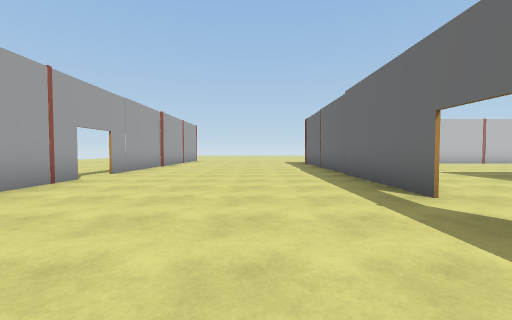
view 1 (above)

22 first-person views from a walk through a Unity game level. The camera is 1.2 m above the floor, tilts 2° down and sees 90° across. Doors are open. The floor is counted in squares, 2 m on a side. Each view is taken from the middle of a square. On the plan, view 1 faces up. The plan holds only what a view shows up to about 9 squares ahead; the rest is blank. The place goes on beyond the plan.

view 2
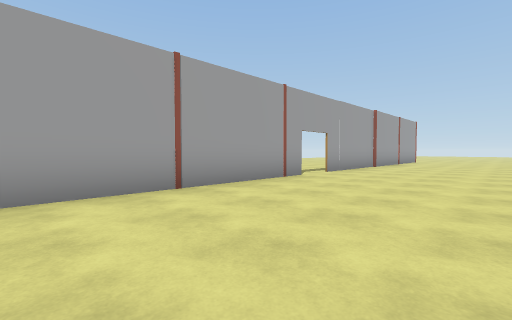

view 3
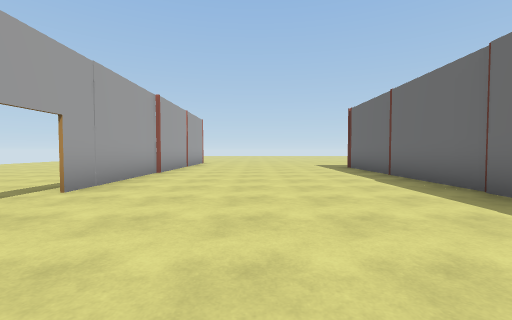

view 4
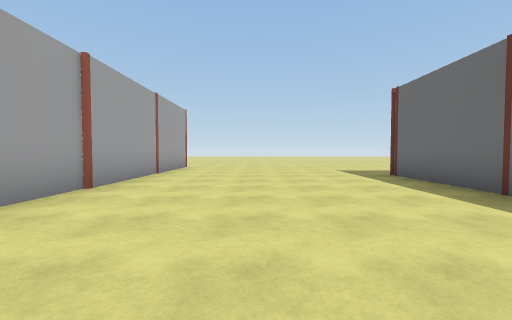

view 5
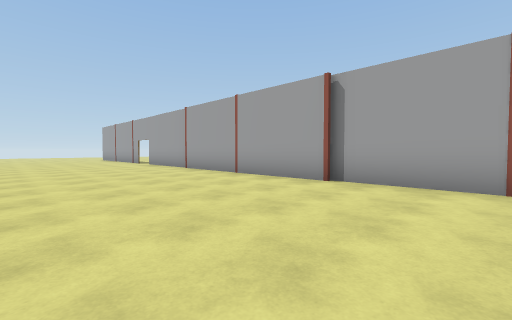

view 6
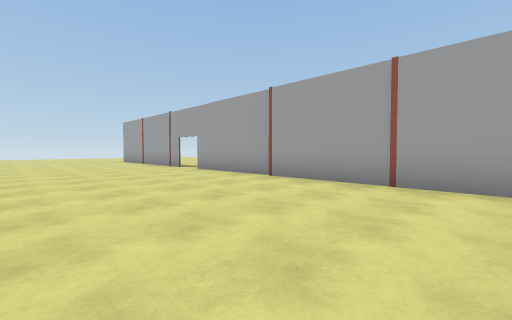

view 7
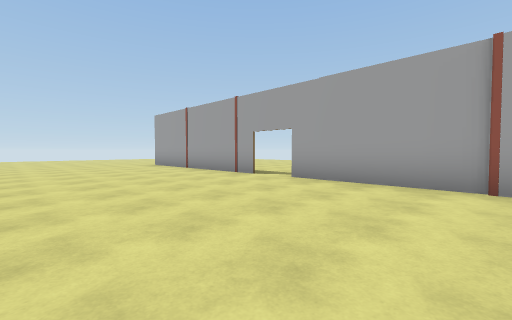

view 8
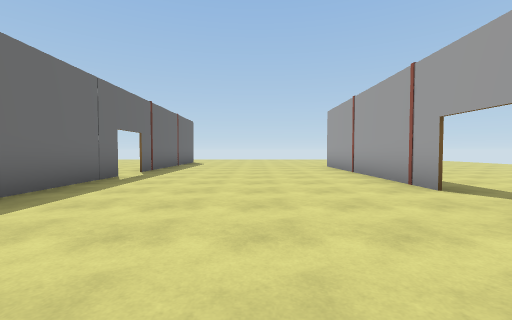

view 9
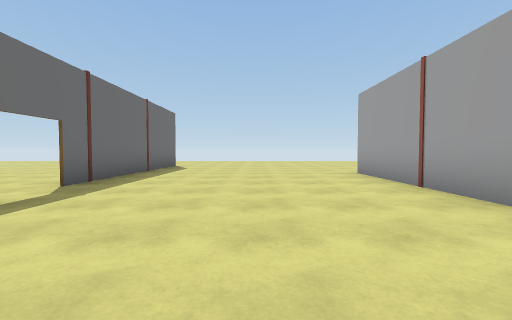

view 10
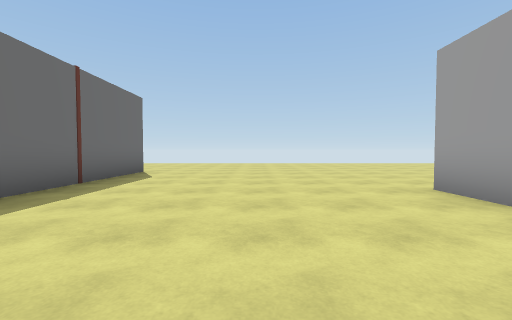

view 11
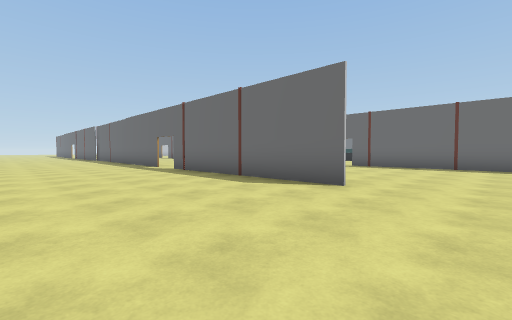

view 12
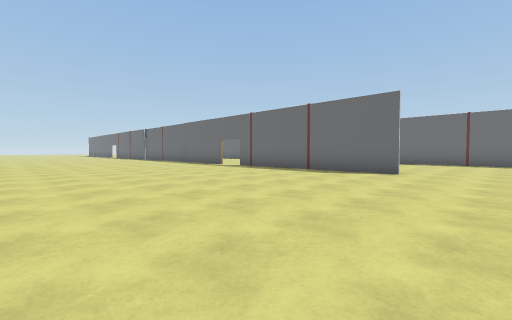

view 13
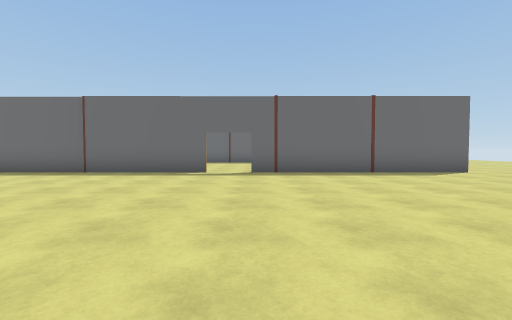

view 14
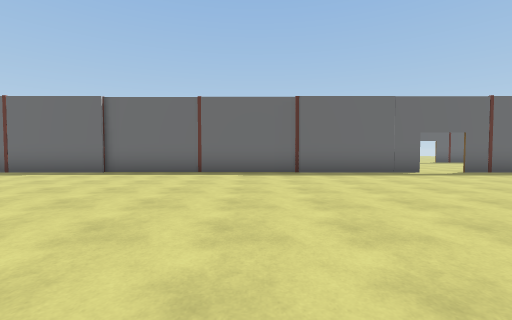

view 15
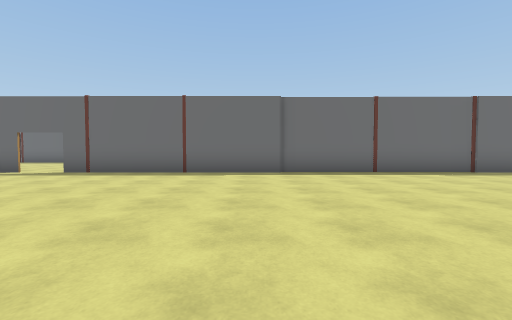

view 16
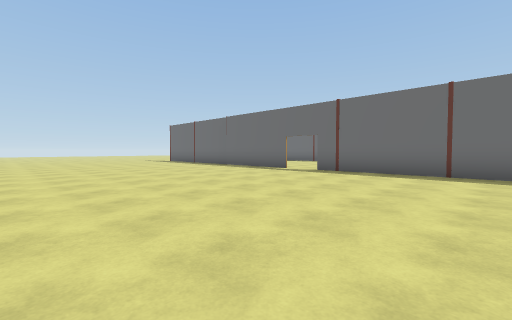

view 17
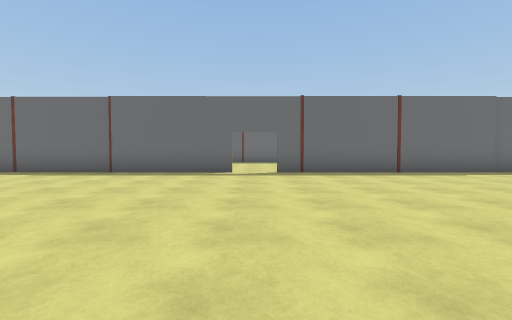

view 18
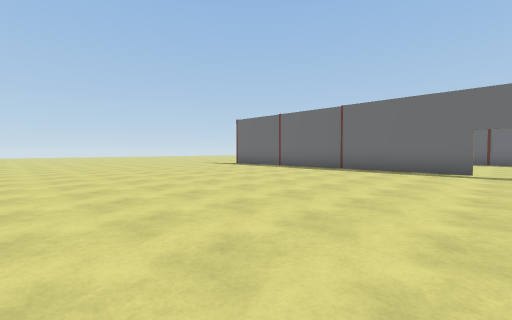

view 19
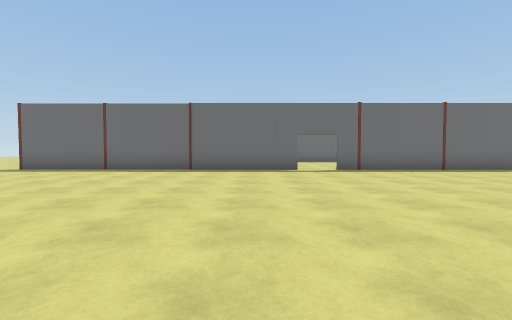

view 20
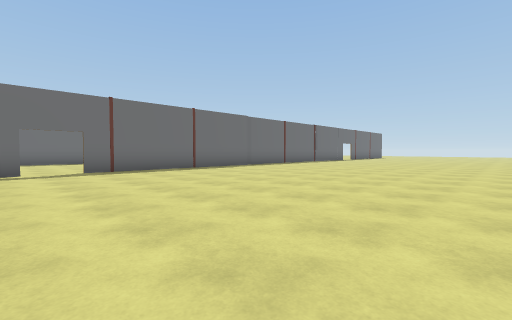

view 21
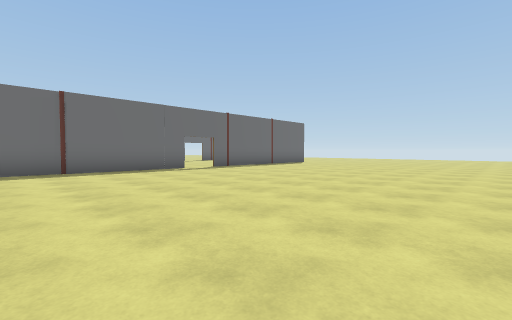

view 22
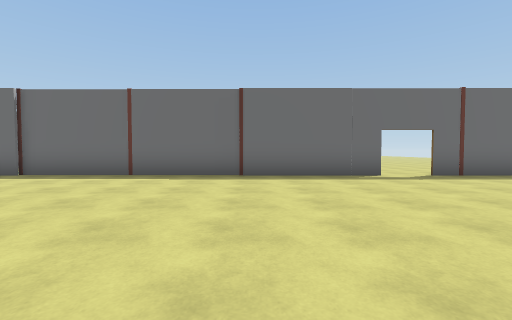

### Floor plan
Points are (right, up) in squares from view 1. A wall is a line through its corners. A room is listed if a view was taken in it or the views show most of it. See-through windows are left out.
Room 1 (views 1, 2, 3, 4, 5, 6, 7, 8, 9, 10, 11, 12, 13, 14, 15, 16, 17, 18, 19, 20, 21, 22)
walls: (-3.8, -9.6) (-3.8, 5.5) (-3.8, -9.6); (-3.8, -10.8) (-3.8, -17) (-3.8, -10.9); (-3.8, 6.6) (-3.8, 12.5) (-3.8, 6.6); (2.3, 3.2) (2.3, 12.5); (2.3, -13.1) (2.3, -3.6); (2.3, -19.5) (2.3, -14.2)
ways out: opening at (2, -14); opening at (2, 2.5)

Where each view was taken, in squares from view 1:
view 1: 0 up, 0 right, facing up
view 2: 0 up, 0 right, facing up-left
view 3: 3 up, 1 left, facing up
view 4: 6 up, 1 left, facing up
view 5: 2 up, 1 right, facing down-left
view 6: 2 down, 1 right, facing down-left
view 7: 6 down, 1 right, facing down-left
view 8: 7 down, 1 left, facing down
view 9: 10 down, 1 left, facing down
view 10: 13 down, 1 left, facing down
view 11: 19 down, 8 left, facing up-right
view 12: 19 down, 11 left, facing up-right
view 13: 11 down, 11 left, facing right
view 14: 5 down, 11 left, facing right
view 15: 0 up, 11 left, facing right
view 16: 1 up, 11 left, facing up-right
view 17: 6 up, 11 left, facing right
view 18: 6 up, 12 left, facing up-right
view 19: 8 up, 12 left, facing right
view 20: 7 up, 12 left, facing down-right
view 21: 5 down, 12 left, facing down-right
view 22: 10 down, 4 left, facing right
